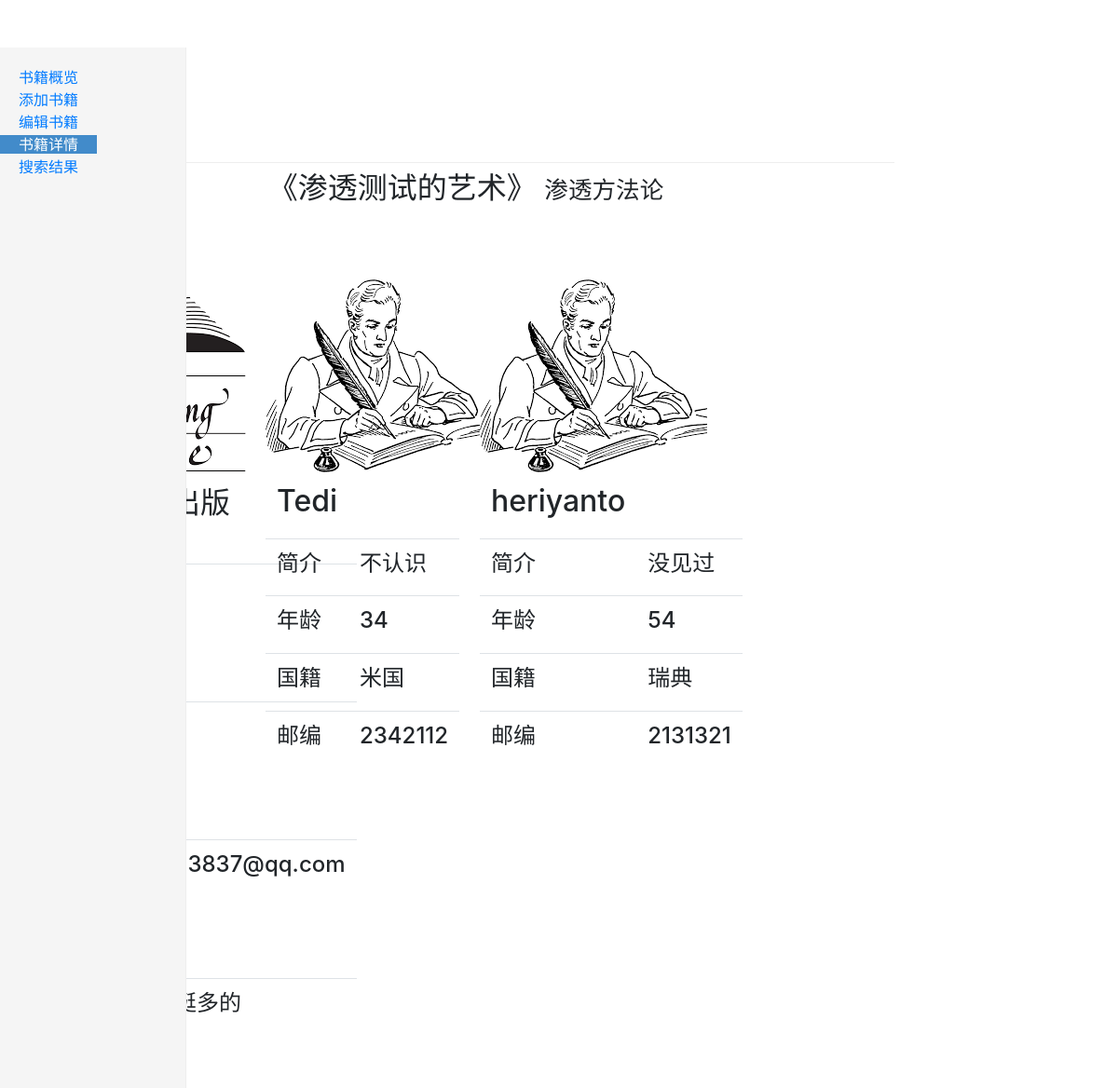
/details/5/, run on the app's committed database.
### app/models.py (models this page shows)
class Book(models.Model):
    name = models.CharField(max_length=32)
    publish = models.ForeignKey(to=Publish, to_field='id', on_delete=models.CASCADE, null=True)
    category = models.ForeignKey(to=Category, to_field='id', on_delete=models.CASCADE, null=True)
    author = models.ManyToManyField(to=Author)

class Category(models.Model):
    name = models.CharField(max_length=32)

class Publish(models.Model):
    name = models.CharField(max_length=32)
    city = models.CharField(max_length=32, null=True, default="不详")
    tel = models.CharField(max_length=32, null=True, default="不详")
    email = models.EmailField(max_length=32, null=True, default="不详")
    description = models.CharField(max_length=32, null=True, default="无")

class Author(models.Model):
    name = models.CharField(max_length=32)
    description = models.CharField(max_length=32, null=True, default="无")
    age = models.IntegerField(null=True, default=0)
    country = models.CharField(max_length=32, null=True, default="不详")
    postcode = models.CharField(max_length=7, null=True, default='不详')

### app/views.py (the view)
# urls.py: re_path(r'details/(\d+)/', views.details),
def details(request, id):
    book = Book.objects.get(id=id)
    authors = book.author.all()
    comments = book.comment_set.all()
    context = {
        'book': book,
        'authors': authors,
        'comments': comments
    }
    return render(request, 'test.html', context)

### templates/test.html (shortened to what this page needs)
{% extends "book.html" %}
{% block active_details %}class="active"{% endblock %}
{% block table %}
    <div class="container">
        <div class="row">
            <div class="col bg-white">
                <h2 class="text-center">《{{ book.name }}》 <small class="text-right">{{ book.category.name }}</small>
                </h2>
            </div>
        </div>
        <div class="row">
            <div class=" col-md-offset-1 col-md-3" style="margin-top: 50px">
                <table class="table">
                    <tbody>
                    <tr><h2>{{ book.publish.name }}出版社</h2></tr>
                    <tr>
                        <td><h4>所在城市</h4></td>
                        <td><h4>{{ book.publish.city }}</h4></td>
                    </tr>
                    <tr>
                        <td><h4>联系电话</h4></td>
                        <td><h4>{{ book.publish.tel }}</h4></td>
                    </tr>
                    <tr>
                        <td><h4>电子邮箱</h4></td>
                        <td><h4>{{ book.publish.email }}</h4></td>
                    </tr>
                    <tr>
                        <td><h4>简介</h4></td>
                        <td><h4>{{ book.publish.description }}</h4></td>
                    </tr>
                    </tbody>
                </table>
            </div>
            {% for author in authors %}
                <div class=" col-md-offset-1 col-md-3" style="margin-top: 70px">
                    <table class="table">
                        <tbody>
                        <tr><img src="/static/img/2.png" alt=""></tr>
                        <tr>
                            <td><h2>{{ author.name }}</h2></td>
                        </tr>
                        <tr>
                            <td><h4>简介</h4></td>
                            <td><h4>{{ author.description }}</h4></td>
                        </tr>
                        <tr>
                            <td><h4>年龄</h4></td>
                            <td><h4>{{ author.age }}</h4></td>
                        </tr>
                        <tr>
                            <td><h4>国籍</h4></td>
                            <td><h4>{{ author.country }}</h4></td>
                        </tr>
                        <tr>
                            <td><h4>邮编</h4></td>
                            <td><h4>{{ author.postcode }}</h4></td>
                        </tr>
                        </tbody>
                    </table>
                </div>
            {% endfor %}
        </div>
    </div>
{% endblock %}

### static/css/dashboard.css (style rules this page uses)
body { padding-top: 50px; }

### data on the page
Book: name "渗透测试的艺术", category.name "渗透方法论", publish.email "1844283837@qq.com"
Author: name "Tedi", description "不认识", age "34", country "米国", postcode "2342112"
Author: name "heriyanto", description "没见过", age "54", country "瑞典", postcode "2131321"
